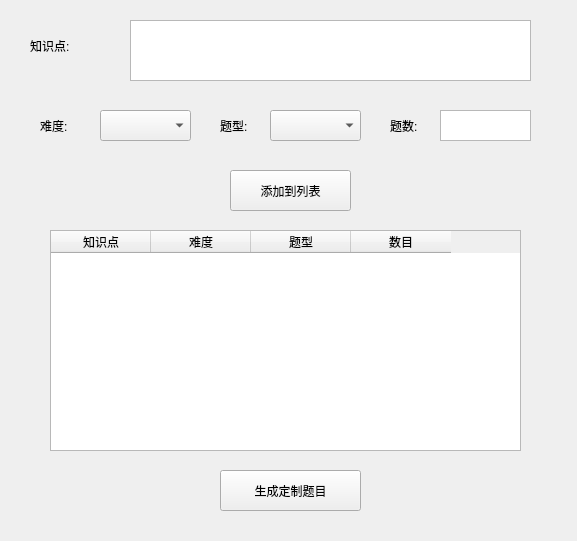
<?xml version="1.0" encoding="UTF-8"?>
<ui version="4.0">
 <class>Form</class>
 <widget class="QWidget" name="Form">
  <property name="geometry">
   <rect>
    <x>0</x>
    <y>0</y>
    <width>577</width>
    <height>541</height>
   </rect>
  </property>
  <property name="windowTitle">
   <string>Form</string>
  </property>
  <widget class="QLabel" name="label">
   <property name="geometry">
    <rect>
     <x>30</x>
     <y>30</y>
     <width>101</width>
     <height>31</height>
    </rect>
   </property>
   <property name="styleSheet">
    <string notr="true">font: 18pt &quot;黑体&quot;;</string>
   </property>
   <property name="text">
    <string>知识点:</string>
   </property>
  </widget>
  <widget class="QTextBrowser" name="textBrowser">
   <property name="geometry">
    <rect>
     <x>130</x>
     <y>20</y>
     <width>401</width>
     <height>61</height>
    </rect>
   </property>
  </widget>
  <widget class="QLabel" name="label_2">
   <property name="geometry">
    <rect>
     <x>40</x>
     <y>110</y>
     <width>51</width>
     <height>31</height>
    </rect>
   </property>
   <property name="styleSheet">
    <string notr="true">font: 14pt &quot;黑体&quot;;</string>
   </property>
   <property name="text">
    <string>难度:</string>
   </property>
  </widget>
  <widget class="QComboBox" name="comboBox">
   <property name="geometry">
    <rect>
     <x>100</x>
     <y>110</y>
     <width>91</width>
     <height>31</height>
    </rect>
   </property>
  </widget>
  <widget class="QLabel" name="label_3">
   <property name="geometry">
    <rect>
     <x>390</x>
     <y>110</y>
     <width>51</width>
     <height>31</height>
    </rect>
   </property>
   <property name="styleSheet">
    <string notr="true">font: 14pt &quot;黑体&quot;;</string>
   </property>
   <property name="text">
    <string>题数:</string>
   </property>
  </widget>
  <widget class="QTextEdit" name="textEdit">
   <property name="geometry">
    <rect>
     <x>440</x>
     <y>110</y>
     <width>91</width>
     <height>31</height>
    </rect>
   </property>
  </widget>
  <widget class="QLabel" name="label_4">
   <property name="geometry">
    <rect>
     <x>220</x>
     <y>110</y>
     <width>51</width>
     <height>31</height>
    </rect>
   </property>
   <property name="styleSheet">
    <string notr="true">font: 14pt &quot;黑体&quot;;</string>
   </property>
   <property name="text">
    <string>题型:</string>
   </property>
  </widget>
  <widget class="QPushButton" name="pushButton">
   <property name="geometry">
    <rect>
     <x>230</x>
     <y>170</y>
     <width>121</width>
     <height>41</height>
    </rect>
   </property>
   <property name="styleSheet">
    <string notr="true">font: 14pt &quot;黑体&quot;;</string>
   </property>
   <property name="text">
    <string>添加到列表</string>
   </property>
  </widget>
  <widget class="QTableWidget" name="tableWidget">
   <property name="geometry">
    <rect>
     <x>50</x>
     <y>230</y>
     <width>471</width>
     <height>221</height>
    </rect>
   </property>
   <property name="minimumSize">
    <size>
     <width>471</width>
     <height>0</height>
    </size>
   </property>
   <attribute name="horizontalHeaderMinimumSectionSize">
    <number>50</number>
   </attribute>
   <column>
    <property name="text">
     <string>知识点</string>
    </property>
    <property name="textAlignment">
     <set>AlignCenter</set>
    </property>
   </column>
   <column>
    <property name="text">
     <string>难度</string>
    </property>
    <property name="textAlignment">
     <set>AlignCenter</set>
    </property>
   </column>
   <column>
    <property name="text">
     <string>题型</string>
    </property>
    <property name="textAlignment">
     <set>AlignCenter</set>
    </property>
   </column>
   <column>
    <property name="text">
     <string>数目</string>
    </property>
    <property name="textAlignment">
     <set>AlignCenter</set>
    </property>
   </column>
  </widget>
  <widget class="QPushButton" name="pushButton_2">
   <property name="geometry">
    <rect>
     <x>220</x>
     <y>470</y>
     <width>141</width>
     <height>41</height>
    </rect>
   </property>
   <property name="styleSheet">
    <string notr="true">font: 14pt &quot;黑体&quot;;</string>
   </property>
   <property name="text">
    <string>生成定制题目</string>
   </property>
  </widget>
  <widget class="QComboBox" name="comboBox_2">
   <property name="geometry">
    <rect>
     <x>270</x>
     <y>110</y>
     <width>91</width>
     <height>31</height>
    </rect>
   </property>
  </widget>
 </widget>
 <resources/>
 <connections/>
</ui>
